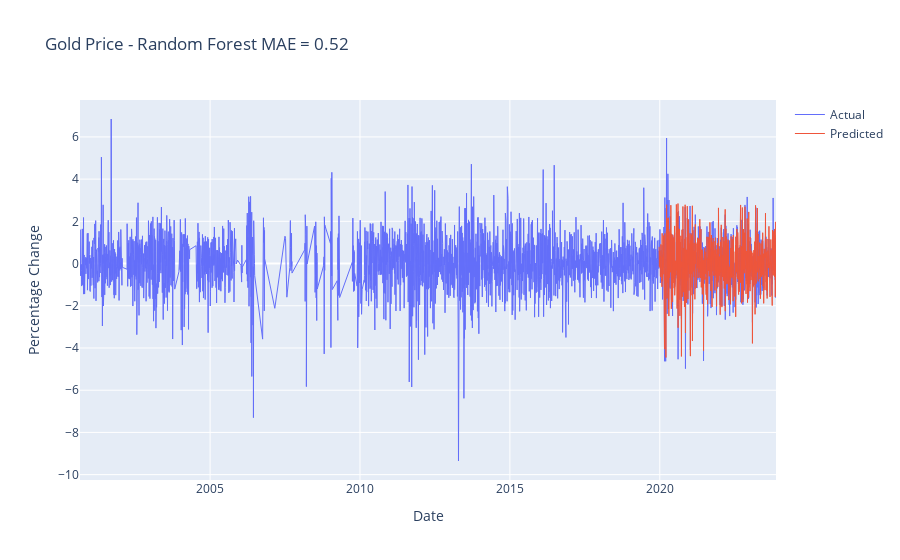

Notebook source saved alongside this figure:
### Code cell
fig = go.Figure()
fig.add_trace(go.Scatter(x=data['date'], y=data['Gold'], mode='lines', name='Actual'))
fig.add_trace(go.Scatter(x=predict_df['date'], y=predict_df['Random Forest'], mode='lines', name='Predicted'))

fig.update_layout(xaxis_title='Date', yaxis_title='Percentage Change',
                  title=f'Gold Price - Random Forest MAE = {rf_mae:.2f}')
fig.update_traces(line=dict(width=1))
fig.show()

### Figure 1 — Plotly figure (JSON) as saved in the notebook; plotly's stock layout.template omitted (floating-point values rounded to 4 significant figures; data arrays with more than 128 entries replaced by an {"elided": "..."} marker saying what was removed)
{"data": [{"line": {"width": 1}, "mode": "lines", "name": "Actual", "type": "scatter", "x": {"elided": "4863 str values"}, "y": {"elided": "4863 float values"}}, {"line": {"width": 1}, "mode": "lines", "name": "Predicted", "type": "scatter", "x": {"elided": "973 str values"}, "y": {"elided": "973 float values"}}], "layout": {"title": {"text": "Gold Price - Random Forest MAE = 0.52"}, "xaxis": {"title": {"text": "Date"}}, "yaxis": {"title": {"text": "Percentage Change"}}}}
